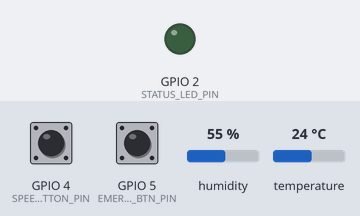
Recording of a sketch running on a simulated ESP32. On the bench: output pins drawn as LEDs (lit = HIGH). Dashed ring = blinking. The inputs (shaded band) are chosen by the test bench; at power-on: temperature 24 °C, GPIO 4 (SPEED_BUTTON_PIN) HIGH, GPIO 5 (EMERGENCY_BTN_PIN) HIGH, humidity 55 %. WiFi joins after 1.5 s; servers stay silent unless stated; no MQTT or app messages arrive unless stated; what the sketch prints to the serial monitor is not drawn.

Above: at 0.8 s.
At 1.4 s:
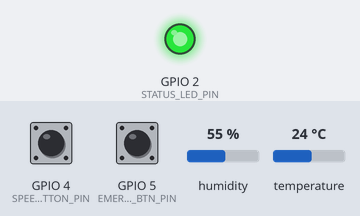
1.5 s: temperature set to 29.3 °C
At 2.1 s:
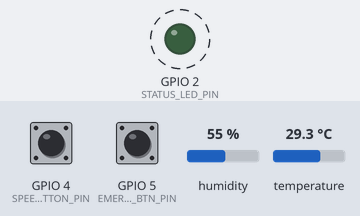
5.0 s: temperature set to 30.8 °C
14.2 s: GPIO 4 (SPEED_BUTTON_PIN) pulled LOW for 3.2 s
Timing chart, 0 to 19.9 s (numbered marks = the images above; inputs shaded):
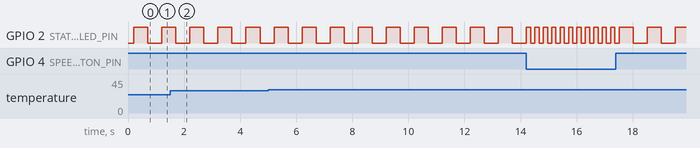

The sketch:

sketch.ino
```cpp
/*
 * Simulated IoT Environmental Monitor — ESP32 / FreeRTOS
 * ---------------------------------------------------------------
 * Wokwi project: https://wokwi.com  (paste this + diagram.json)
 *
 * Demonstrates, in one cohesive project:
 *   - Multiple FreeRTOS tasks with distinct priorities
 *   - Mutex-protected shared state   (Task: SensorTask -> Task: StatusTask)
 *   - Queue-based producer/consumer  (Task: SensorTask -> Task: NetworkTask)
 *   - Interrupt-driven "emergency" event that jumps the queue
 *   - WiFi + MQTT publish of sensor JSON
 *   - Commented power-awareness notes for a battery-powered redesign
 *
 * WHY two patterns for the same data (mutex AND queue)?
 *   - The mutex protects a single "latest value" that multiple tasks may
 *     read/overwrite at any time (shared STATE).
 *   - The queue moves discrete READINGS from producer to consumer without
 *     either task touching the other's memory (ownership transfer, buffering,
 *     natural backpressure if the network task falls behind).
 *   Using both, deliberately, is the point: they solve different problems.
 */

#include <WiFi.h>
#include <PubSubClient.h>
#include <DHT.h>

// ---------- Pin map (matches diagram.json) ----------
#define DHTPIN            15
#define DHTTYPE           DHT22
#define STATUS_LED_PIN    2
#define SPEED_BUTTON_PIN  4    // hold to blink faster (polled, Day 1 style)
#define EMERGENCY_BTN_PIN 5    // wired as a real interrupt (Day 6)

// ---------- WiFi / MQTT config ----------
const char* WIFI_SSID   = "Wokwi-GUEST";   // Wokwi's simulated network
const char* WIFI_PASS   = "";
const char* MQTT_BROKER = "broker.hivemq.com";   // free public test broker
const int   MQTT_PORT   = 1883;
const char* MQTT_TOPIC  = "silabs-prep/envmonitor/readings";
const char* MQTT_CLIENT_ID = "esp32-envmonitor-sim";

DHT dht(DHTPIN, DHTTYPE);
WiFiClient espClient;
PubSubClient mqttClient(espClient);

// ---------- Shared state (Day 4: mutex) ----------
struct SensorData {
  float temperature;
  float humidity;
  uint32_t readingCount;
};

SensorData g_latestReading;
SemaphoreHandle_t g_dataMutex;

// ---------- Queue (Day 5: producer/consumer) ----------
// Each item is one reading, timestamped, headed for the network task.
struct QueueItem {
  float temperature;
  float humidity;
  bool  isEmergency;   // true if pushed by the ISR path
};
QueueHandle_t g_readingQueue;
#define QUEUE_LENGTH 10

// ---------- Interrupt flag (Day 6) ----------
volatile bool g_emergencyFlagISR = false;
portMUX_TYPE g_isrMux = portMUX_INITIALIZER_UNLOCKED;

// Blink speed shared between SpeedButton (polled) and StatusTask.
volatile int g_blinkDelayMs = 500;

// =================================================================
// ISR — Day 6: keep it SHORT. No sensor reads, no printf, no delay.
// It only flips a flag and (from a task-safe context) the actual
// queue push happens in the task that services this flag, using the
// ISR-safe FromISR API is reserved for genuinely time-critical pushes.
// Here we keep the ISR to the bare minimum: set flag, done.
// =================================================================
void IRAM_ATTR onEmergencyButtonPress() {
  portENTER_CRITICAL_ISR(&g_isrMux);
  g_emergencyFlagISR = true;
  portEXIT_CRITICAL_ISR(&g_isrMux);
}

// =================================================================
// Task A — SensorTask (priority 2, higher than blink)
// Reads DHT22 every 2s. Writes to the mutex-protected struct AND
// pushes the same reading onto the queue for the network task.
//
// NOTE: on Day 2-3 we deliberately set this task's priority too low
// once, and watched blink starve sensor reads in the serial monitor.
// Priority 2 here is the corrected value — sensor reads are the more
// time-sensitive of the two under normal operation.
// =================================================================
void SensorTask(void *pvParameters) {
  const TickType_t xDelay = pdMS_TO_TICKS(2000);

  for (;;) {
    float h = dht.readHumidity();
    float t = dht.readTemperature();

    if (!isnan(h) && !isnan(t)) {
      // --- mutex-protected write ---
      if (xSemaphoreTake(g_dataMutex, pdMS_TO_TICKS(100)) == pdTRUE) {
        g_latestReading.temperature = t;
        g_latestReading.humidity = h;
        g_latestReading.readingCount++;
        xSemaphoreGive(g_dataMutex);
      }
      // Without the mutex above: StatusTask could read g_latestReading
      // mid-write (torn read), e.g. new temperature paired with the
      // OLD humidity value, or vice versa. Harmless-looking here, but
      // in a real system (e.g. a threshold-triggered alarm) a torn
      // read can trigger a false alarm or miss a real one.

      // --- queue push (producer) ---
      QueueItem item = { t, h, false };
      if (xQueueSend(g_readingQueue, &item, pdMS_TO_TICKS(50)) != pdTRUE) {
        Serial.println("[SensorTask] queue full, dropping reading");
        // A full queue means NetworkTask (consumer) is falling behind
        // (e.g. WiFi hiccup). Dropping is a deliberate design choice
        // over blocking the sensor task indefinitely.
      }
    } else {
      Serial.println("[SensorTask] DHT read failed");
    }

    vTaskDelay(xDelay);
    // vTaskDelay() yields the CPU to other tasks for the delay period.
    // A blocking delay() would hog the core and starve every other
    // task at equal or lower priority — including the blink task and
    // the button ISR's servicing task.
  }
}

// =================================================================
// Task B — StatusTask (priority 1)
// Blinks the onboard LED. Speed adjusts if the speed button is held.
// Reads g_latestReading through the mutex purely to prove the pattern
// (e.g. blinks a distinct pattern if temperature > threshold).
// =================================================================
void StatusTask(void *pvParameters) {
  pinMode(STATUS_LED_PIN, OUTPUT);

  for (;;) {
    bool speedHeld = (digitalRead(SPEED_BUTTON_PIN) == LOW);
    int delayMs = speedHeld ? 150 : g_blinkDelayMs;

    float tempSnapshot = NAN;
    if (xSemaphoreTake(g_dataMutex, pdMS_TO_TICKS(50)) == pdTRUE) {
      tempSnapshot = g_latestReading.temperature;
      xSemaphoreGive(g_dataMutex);
    }

    digitalWrite(STATUS_LED_PIN, HIGH);
    vTaskDelay(pdMS_TO_TICKS(delayMs));
    digitalWrite(STATUS_LED_PIN, LOW);
    vTaskDelay(pdMS_TO_TICKS(delayMs));

    if (!isnan(tempSnapshot) && tempSnapshot > 30.0) {
      Serial.println("[StatusTask] temp above threshold (read via mutex)");
    }
  }
}

// =================================================================
// Task C — NetworkTask (priority 1)
// Consumer: pulls readings off the queue, connects WiFi/MQTT lazily,
// and publishes JSON. Also services the emergency flag set by the ISR
// — this is where the *real* work for the interrupt happens, not in
// the ISR itself.
// =================================================================
void connectWiFi() {
  if (WiFi.status() == WL_CONNECTED) return;
  Serial.print("[NetworkTask] connecting to WiFi");
  WiFi.begin(WIFI_SSID, WIFI_PASS);
  int attempts = 0;
  while (WiFi.status() != WL_CONNECTED && attempts < 20) {
    vTaskDelay(pdMS_TO_TICKS(500));
    Serial.print(".");
    attempts++;
  }
  Serial.println(WiFi.status() == WL_CONNECTED ? " connected" : " FAILED");
}

void connectMQTT() {
  if (mqttClient.connected()) return;
  Serial.print("[NetworkTask] connecting to MQTT broker...");
  if (mqttClient.connect(MQTT_CLIENT_ID)) {
    Serial.println(" connected");
  } else {
    Serial.printf(" failed, rc=%d\n", mqttClient.state());
  }
}

void publishReading(const QueueItem &item) {
  char payload[160];
  snprintf(payload, sizeof(payload),
    "{\"temp\":%.1f,\"humidity\":%.1f,\"emergency\":%s,\"ts\":%lu}",
    item.temperature, item.humidity,
    item.isEmergency ? "true" : "false",
    (unsigned long)(millis() / 1000));

  mqttClient.publish(MQTT_TOPIC, payload);
  Serial.print("[NetworkTask] published: ");
  Serial.println(payload);
}

void NetworkTask(void *pvParameters) {
  connectWiFi();
  mqttClient.setServer(MQTT_BROKER, MQTT_PORT);

  QueueItem item;

  for (;;) {
    // Service the ISR flag here — NOT in the ISR itself.
    bool emergency = false;
    portENTER_CRITICAL(&g_isrMux);
    if (g_emergencyFlagISR) {
      emergency = true;
      g_emergencyFlagISR = false;
    }
    portEXIT_CRITICAL(&g_isrMux);

    if (emergency) {
      float tSnap = NAN, hSnap = NAN;
      if (xSemaphoreTake(g_dataMutex, pdMS_TO_TICKS(50)) == pdTRUE) {
        tSnap = g_latestReading.temperature;
        hSnap = g_latestReading.humidity;
        xSemaphoreGive(g_dataMutex);
      }
      QueueItem urgent = { tSnap, hSnap, true };
      // Send to the FRONT of the queue so it's published before any
      // reading that's already queued and waiting.
      xQueueSendToFront(g_readingQueue, &urgent, 0);
      Serial.println("[NetworkTask] emergency event queued to front");
    }

    if (xQueueReceive(g_readingQueue, &item, pdMS_TO_TICKS(500)) == pdTRUE) {
      if (WiFi.status() != WL_CONNECTED) connectWiFi();
      connectMQTT();
      mqttClient.loop();
      publishReading(item);
    }

    mqttClient.loop();
  }
}

// =================================================================
// setup() / loop()
// setup() only creates resources and tasks, then loop() is left
// almost empty — all real work happens inside FreeRTOS tasks.
// =================================================================
void setup() {
  Serial.begin(115200);
  delay(200);
  Serial.println("\n[boot] Simulated IoT Environmental Monitor starting...");

  dht.begin();
  pinMode(SPEED_BUTTON_PIN, INPUT_PULLUP);
  pinMode(EMERGENCY_BTN_PIN, INPUT_PULLUP);
  attachInterrupt(digitalPinToInterrupt(EMERGENCY_BTN_PIN),
                   onEmergencyButtonPress, FALLING);

  g_dataMutex = xSemaphoreCreateMutex();
  g_readingQueue = xQueueCreate(QUEUE_LENGTH, sizeof(QueueItem));

  g_latestReading = { 0.0f, 0.0f, 0 };

  // Priorities: SensorTask(2) > StatusTask(1) == NetworkTask(1)
  // Stack sizes kept modest — this is a good place to profile with
  // uxTaskGetStackHighWaterMark() if you want to right-size them later.
  xTaskCreate(SensorTask,  "SensorTask",  4096, NULL, 2, NULL);
  xTaskCreate(StatusTask,  "StatusTask",  2048, NULL, 1, NULL);
  xTaskCreate(NetworkTask, "NetworkTask", 6144, NULL, 1, NULL);

  Serial.println("[boot] tasks created, scheduler running");

  // --- Power-awareness note (Day 7 — token gesture, documented intent) ---
  // Wokwi cannot meaningfully simulate current draw, so this is left as
  // a design note rather than working code:
  //   - Wrap SensorTask's vTaskDelay(2000ms) with esp_light_sleep_start()
  //     between reads instead of a busy-scheduled delay, so the CPU
  //     actually powers down between samples instead of just yielding.
  //   - Move from a 2s poll to interrupt-only wake for the emergency
  //     button path (already true here) plus a much longer sensor
  //     interval (e.g. 60s) for the routine path, trading responsiveness
  //     for battery life — the right tradeoff for a coin-cell deployment.
  //   - Batch multiple readings into a single MQTT publish to amortize
  //     the fixed energy cost of bringing the radio out of sleep.
}

void loop() {
  // Intentionally empty — the scheduler runs SensorTask, StatusTask,
  // and NetworkTask independently. Arduino's default loop task is left
  // idle at the lowest priority.
  vTaskDelay(pdMS_TO_TICKS(1000));
}
```

Measured:
- by itself, GPIO 2 (STATUS_LED_PIN): alternates HIGH for 0.50 s and LOW for 0.50 s
